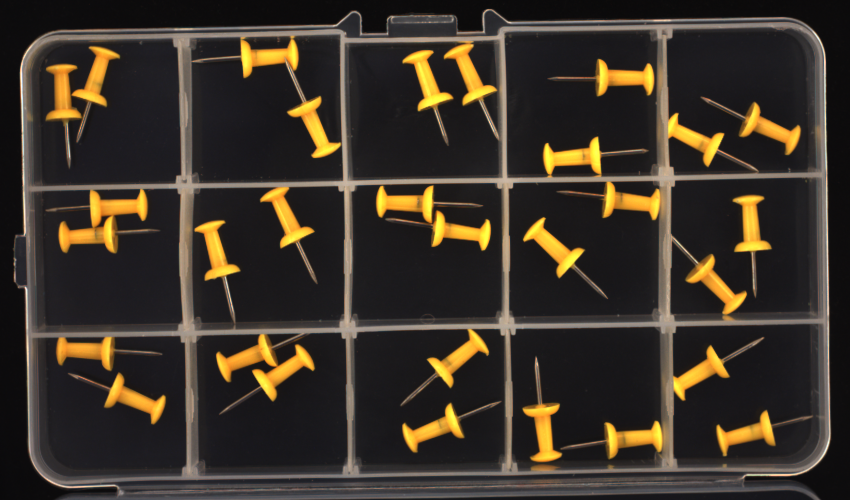
#> input picture test/imagens_pins/pushpins_logical_anomalies_021.png, 1700 x 1000 px (shown at 1/2 size)
$ python literal_code.py
#> lines starting #> are read from the running program, lines starting #| are printed output that depends on the picture; after the words box and inside, x2 and y2 are one past the last pixel; in counts of white or black regions, pixels touching at a corner belong together
import cv2
import numpy as np
import matplotlib.pyplot as plt

plt.rcParams['figure.figsize'] = [10, 10]

image_bgr = cv2.imread('../imagens_pins/pushpins_logical_anomalies_021.png')
#> image_bgr is the input picture: shape (1000, 1700, 3); mean B, G, R 41, 51.7, 60.1
image_rgb = cv2.cvtColor(image_bgr, cv2.COLOR_BGR2RGB)

# [6 lines of commented-out code are left out]
hsv_image = cv2.cvtColor(image_bgr, cv2.COLOR_BGR2HSV)
#> hsv_image: shape (1000, 1700, 3); mean H, S, V 90.3, 47.2, 61.3
lower_yellow = np.array([10, 165, 100])
upper_yellow = np.array([30, 255, 255])
mask = cv2.inRange(hsv_image, lower_yellow, upper_yellow)
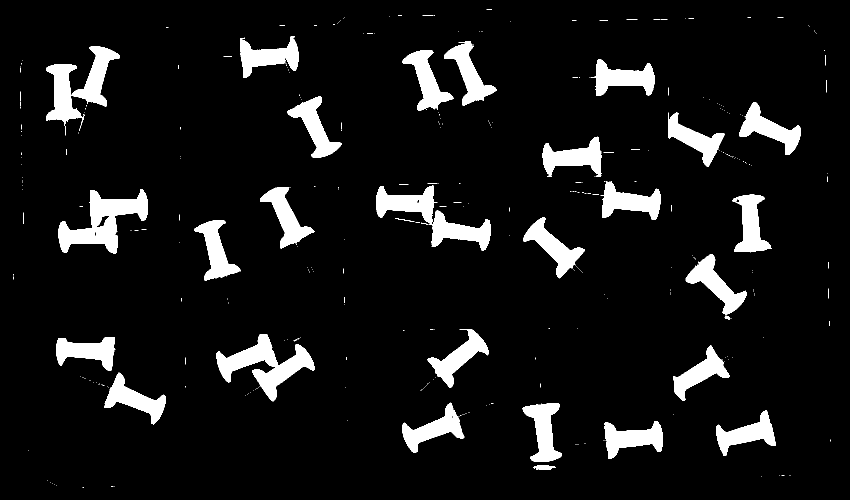
#> mask: shape (1000, 1700) (shown at 1/2 size); 8.3% white; 387 white regions (349 under 20 px)

# [6 lines of commented-out code are left out]

contours, _ = cv2.findContours(mask, cv2.RETR_EXTERNAL, cv2.CHAIN_APPROX_SIMPLE)
#> contours = 387 contours, 358 with area under 20; largest, box (x1, y1, x2, y2) and area: (116, 379, 295, 507) 9554, (432, 669, 630, 803) 9006, (752, 372, 982, 502) 8876, (1371, 508, 1494, 631) 4702, (1182, 118, 1309, 192) 4622
min_area = 2000

filtered_contours = []
for contour in contours:
    area = cv2.contourArea(contour)
    if area > min_area:
        filtered_contours.append(contour)
#> this loop made 387 passes
#> area on passes 14, 27, 38: 230, 4478, 4194
#> after the loop, filtered_contours = 27 contours; largest, box (x1, y1, x2, y2) and area: (116, 379, 295, 507) 9554, (432, 669, 630, 803) 9006, (752, 372, 982, 502) 8876, (1371, 508, 1494, 631) 4702, (1182, 118, 1309, 192) 4622

image_with_contours = image_rgb.copy()

cv2.drawContours(image_with_contours, filtered_contours, -1, (255, 0, 255), 3)
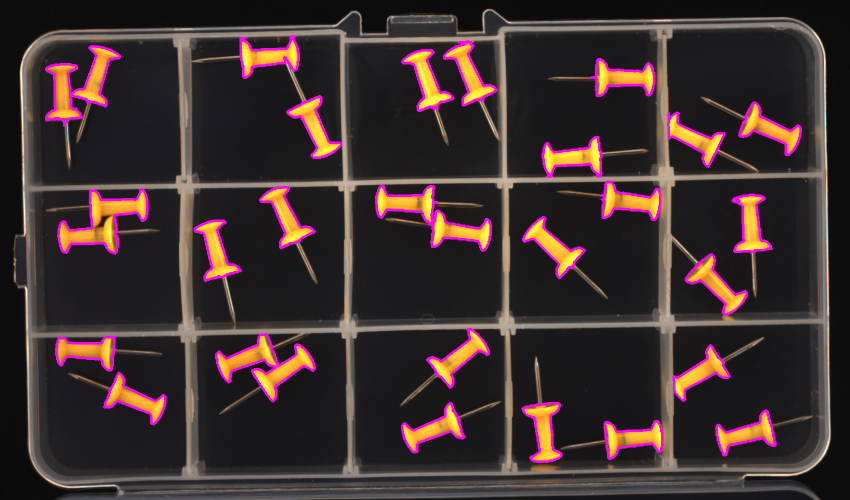
#> image_with_contours: shape (1000, 1700, 3) (shown at 1/2 size); mean R, G, B 64.1, 48.6, 48.2
num_objects = len(filtered_contours)
#> num_objects = 27

# [4 lines of commented-out code are left out]

$ run again, with test/imagens_pins/pushpins_logical_anomalies_009.png copied over test/imagens_pins/pushpins_logical_anomalies_021.png
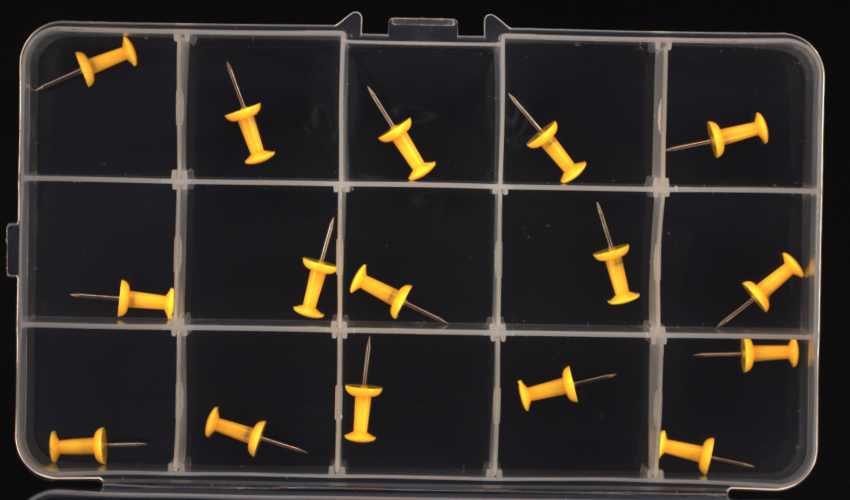
#> input picture test/imagens_pins/pushpins_logical_anomalies_009.png, 1700 x 1000 px (shown at 1/2 size)
#> image_bgr is the input picture: shape (1000, 1700, 3); mean B, G, R 40, 44.4, 50
#> hsv_image: shape (1000, 1700, 3); mean H, S, V 101, 39.6, 51.6
#> `mask = cv2.inRange(hsv_image, lower_yellow, upper_yellow)`:
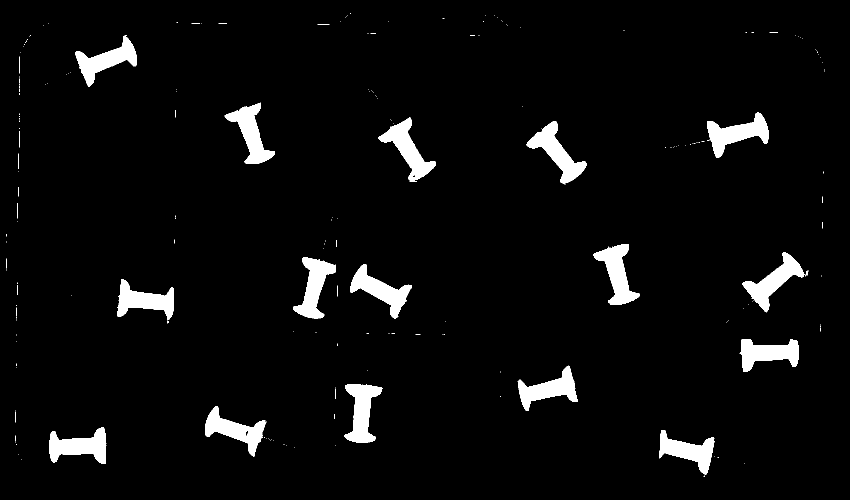
#> mask: shape (1000, 1700) (shown at 1/2 size); 4.4% white; 228 white regions (202 under 20 px)
#> contours = 228 contours, 212 with area under 20; largest, box (x1, y1, x2, y2) and area: (1052, 242, 1173, 367) 4704, (1415, 224, 1537, 315) 4637, (756, 234, 871, 364) 4620, (1186, 488, 1280, 609) 4578, (1485, 505, 1609, 625) 4567
#> the loop `for contour in contours:` made 228 passes
#> area on passes 22, 23, 27: 4076, 4539, 4344
#> after the loop `for contour in contours:`: filtered_contours = 16 contours; largest, box (x1, y1, x2, y2) and area: (1052, 242, 1173, 367) 4704, (1415, 224, 1537, 315) 4637, (756, 234, 871, 364) 4620, (1186, 488, 1280, 609) 4578, (1485, 505, 1609, 625) 4567
#> `cv2.drawContours(image_with_contours, filtered_contours, -1, (255, 0, ..`:
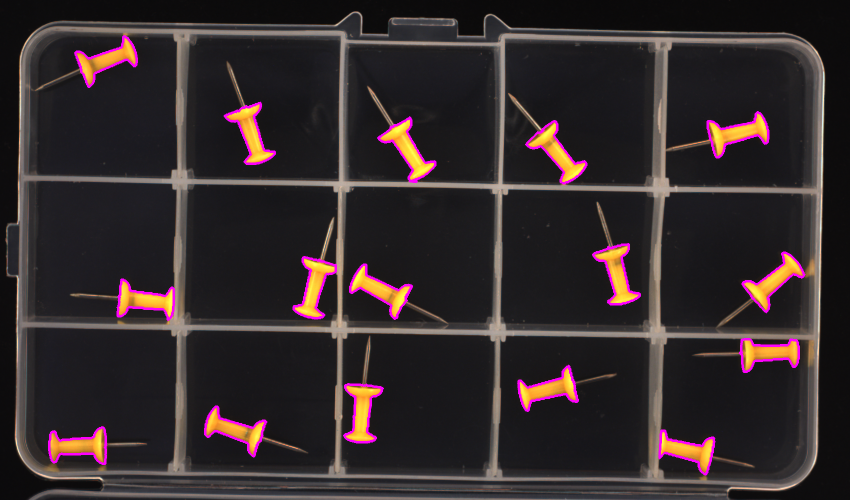
#> image_with_contours: shape (1000, 1700, 3) (shown at 1/2 size); mean R, G, B 52.1, 42.8, 43.8
#> num_objects = 16

$ run again, with test/imagens_pins/pushpins_logical_anomalies_041.png copied over test/imagens_pins/pushpins_logical_anomalies_021.png
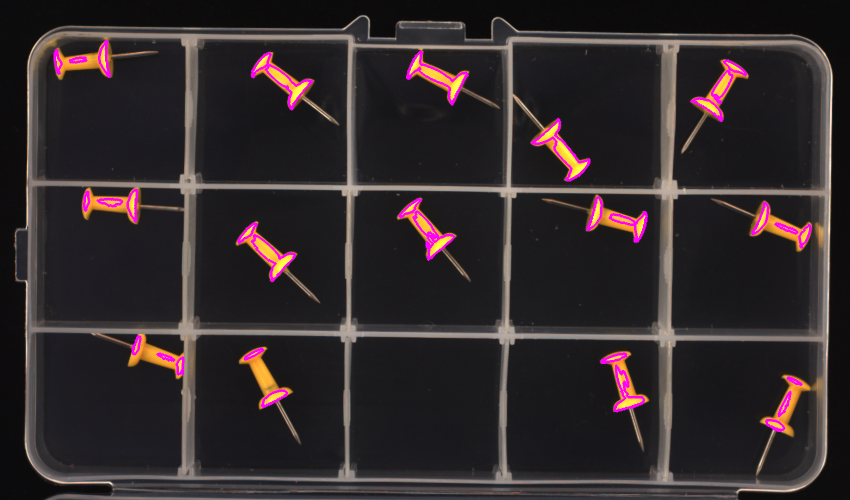
#> input picture test/imagens_pins/pushpins_logical_anomalies_041.png, 1700 x 1000 px (shown at 1/2 size)
#> image_bgr is the input picture: shape (1000, 1700, 3); mean B, G, R 43.5, 41.9, 49.8
#> hsv_image: shape (1000, 1700, 3); mean H, S, V 104.6, 39, 51.5
#> `mask = cv2.inRange(hsv_image, lower_yellow, upper_yellow)`:
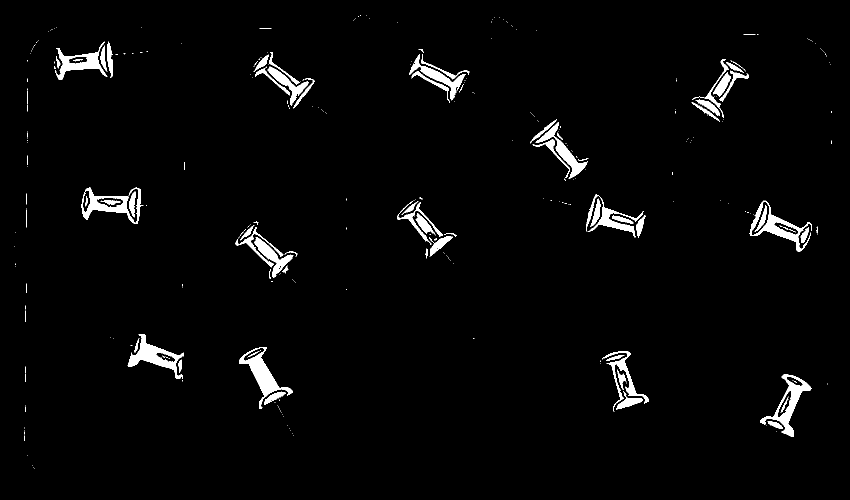
#> mask: shape (1000, 1700) (shown at 1/2 size); 2.6% white; 317 white regions (246 under 20 px)
#> contours = 302 contours, 251 with area under 20; largest, box (x1, y1, x2, y2) and area: (1498, 401, 1624, 504) 3970, (1520, 749, 1623, 874) 3612, (163, 374, 287, 448) 3458, (478, 694, 586, 818) 3384, (255, 669, 367, 758) 3144
#> the loop `for contour in contours:` made 302 passes
#> area on passes 17, 30, 31: 192, 401.5, 580
#> after the loop `for contour in contours:`: filtered_contours = 6 contours; box (x1, y1, x2, y2) and area: (1498, 401, 1624, 504) 3970, (1520, 749, 1623, 874) 3612, (163, 374, 287, 448) 3458, (478, 694, 586, 818) 3384, (255, 669, 367, 758) 3144, (112, 83, 215, 159) 2506
#> `cv2.drawContours(image_with_contours, filtered_contours, -1, (255, 0, ..`:
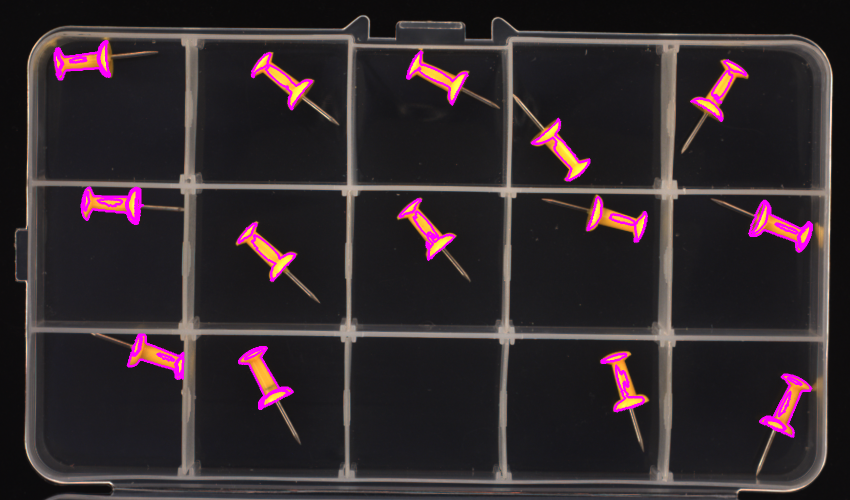
#> image_with_contours: shape (1000, 1700, 3) (shown at 1/2 size); mean R, G, B 50.5, 41.3, 44.9
#> num_objects = 6

$ run again, with test/imagens_pins/pushpins_logical_anomalies_050.png copied over test/imagens_pins/pushpins_logical_anomalies_021.png
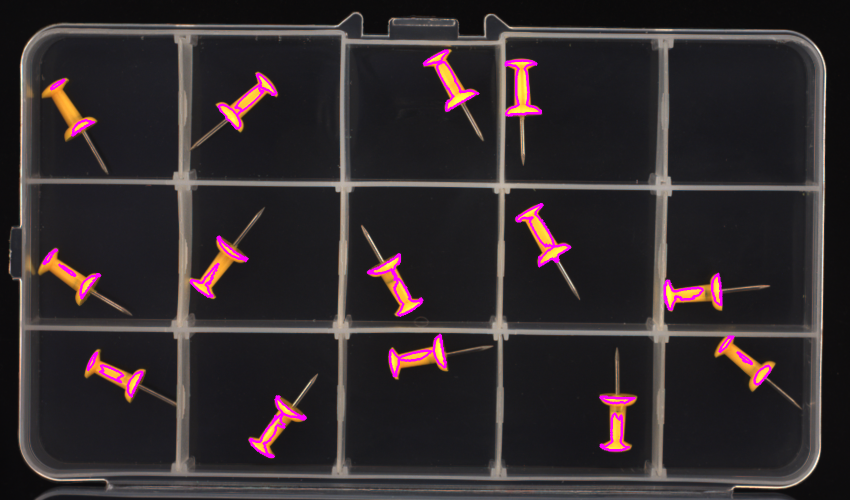
#> input picture test/imagens_pins/pushpins_logical_anomalies_050.png, 1700 x 1000 px (shown at 1/2 size)
#> image_bgr is the input picture: shape (1000, 1700, 3); mean B, G, R 44.8, 42.8, 50
#> hsv_image: shape (1000, 1700, 3); mean H, S, V 104.5, 38.5, 52.2
#> `mask = cv2.inRange(hsv_image, lower_yellow, upper_yellow)`:
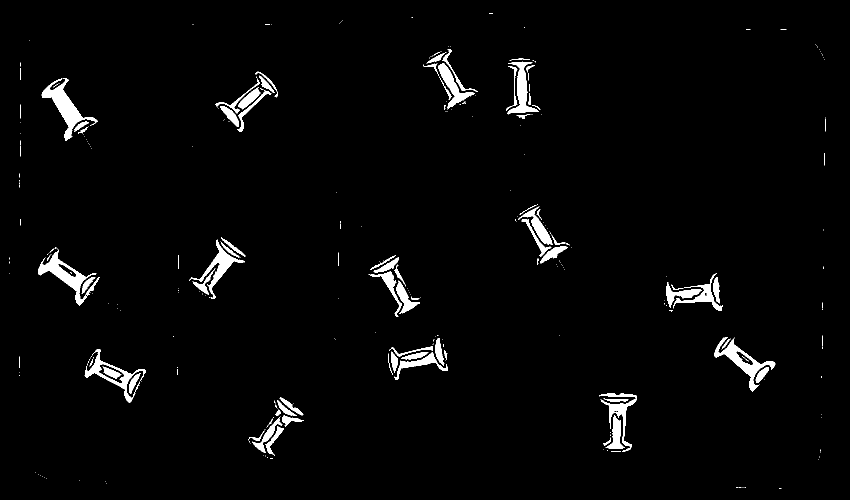
#> mask: shape (1000, 1700) (shown at 1/2 size); 2.5% white; 306 white regions (226 under 20 px)
#> contours = 303 contours, 240 with area under 20; largest, box (x1, y1, x2, y2) and area: (83, 156, 195, 282) 3218, (76, 497, 200, 612) 3206, (1429, 674, 1551, 784) 2978, (169, 698, 292, 805) 2836, (379, 479, 490, 598) 1946
#> the loop `for contour in contours:` made 303 passes
#> area on passes 31, 33, 39: 49.5, 60, 435
#> after the loop `for contour in contours:`: filtered_contours = 4 contours; box (x1, y1, x2, y2) and area: (83, 156, 195, 282) 3218, (76, 497, 200, 612) 3206, (1429, 674, 1551, 784) 2978, (169, 698, 292, 805) 2836
#> `cv2.drawContours(image_with_contours, filtered_contours, -1, (255, 0, ..`:
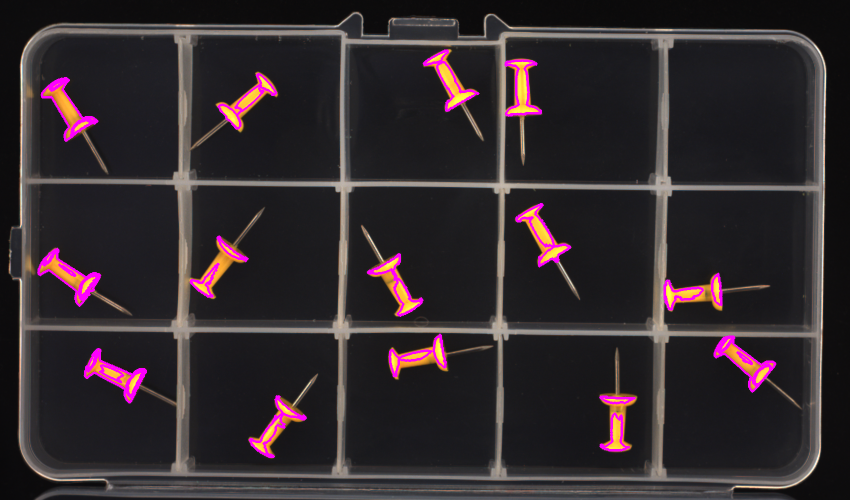
#> image_with_contours: shape (1000, 1700, 3) (shown at 1/2 size); mean R, G, B 50.5, 42.4, 45.8
#> num_objects = 4
